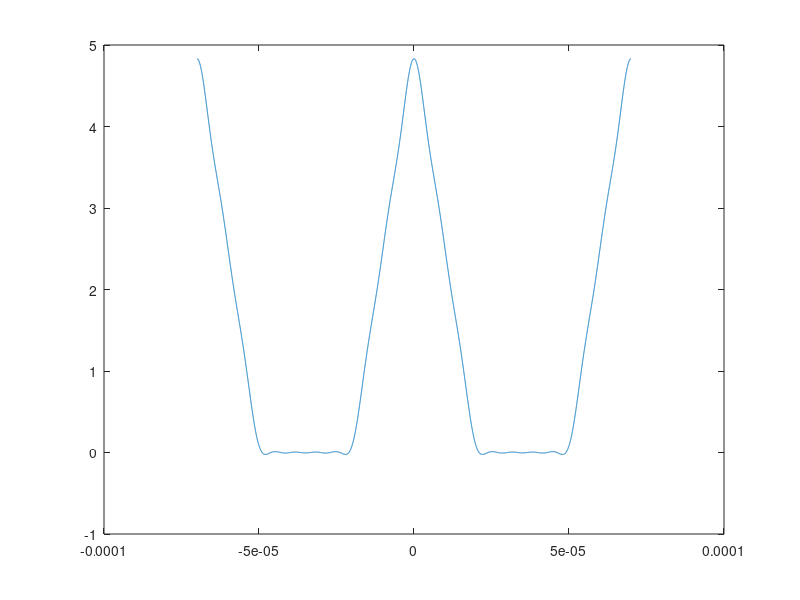

Recreate this plot in MATLAB.
a1=-(20e-6)^2;
b1=(70e-6)^2;
b2=(50e-6)^2;
(a1+b1-b2)*5/(2*20e-6*70e-6);
B=2/70e-6*5/20e-6
A=2*pi/70e-6;
Q = 20e-6/70e-6;
h=@(n)1.0./n.^2.*1.0./pi.^2.*sin(n.*pi.*(2.0./7.0)).^2.*3.5e1
n=linspace(1,10,10);
n=h(n);
Fn=@(n) 2*pi/(70e-6).*n;
fn=linspace(1,100,100);
fn=Fn(fn);
t=linspace(-0.00007,0.00007,10000);
currentAmp= zeros(1,10000);
totalAmp=zeros(1,10000);
for k= 1:length(n)
    currentAmp = n(k).*cos(fn(k).*t);
    totalAmp = totalAmp+currentAmp;
end
totalAmp=1.4286+totalAmp;
plot(t,totalAmp)
